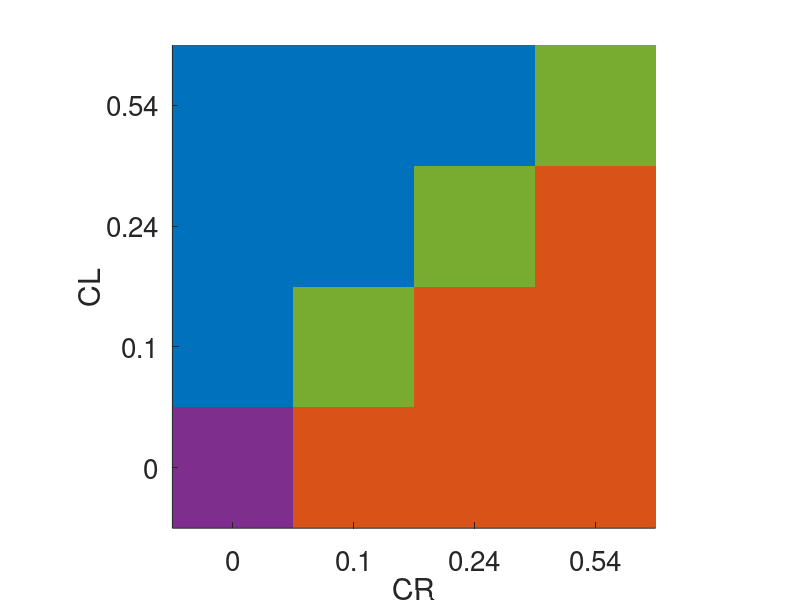
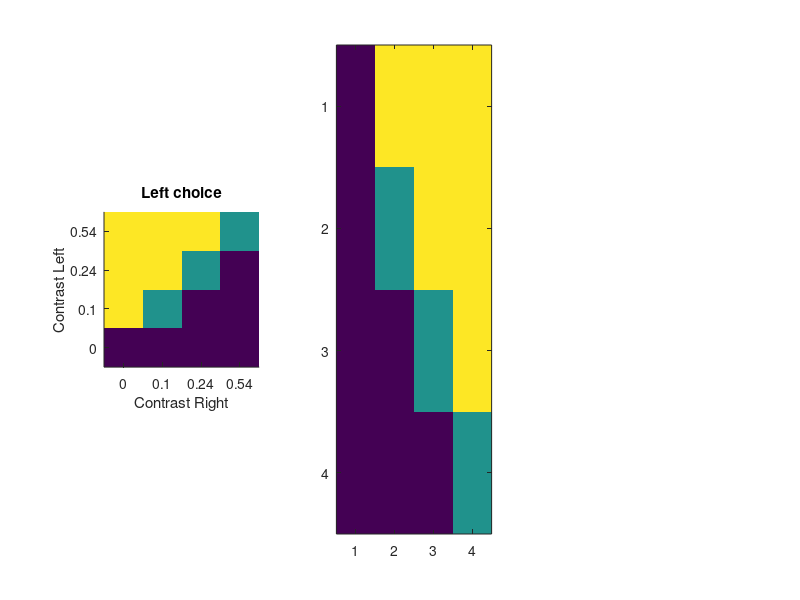

Reproduce these figures in MATLAB, in order. (Note: this script raises an error after producing the figures.)
%% Plot contingency table for 2D AUC task

 choice_cols = [0 0.4470 0.7410;
                0.8500 0.3250 0.0980;
                0.4940    0.1840    0.5560;
                0.4660    0.6740    0.1880];
     
cols = zeros(4,4,3);
for cl = 1:4
    for cr = 1:4
        
        if cl==1 && cr==1
            cols(cl,cr,:) = choice_cols(3,:);
        end
        
        if cl==cr && cl>1
            cols(cl,cr,:) = choice_cols(4,:);
        end
        
        if cl>cr
            cols(cl,cr,:) = choice_cols(1,:);
        end
        
        if cl<cr
            cols(cl,cr,:) = choice_cols(2,:);
        end
    end
end

figure;
image(cols);
set(gca,'ydir','normal','box','off');
set(gca,'XTickLabel',{'0','0.1','0.24','0.54'},'xtick',1:4,'yTickLabel',{'0','0.1','0.24','0.54'},'ytick',1:4)
xlabel('CR'); ylabel('CL'); axis square;
set(gcf,'color','w'); set(gca,'fontsize',20);

%%  black+white grid of rewarded choices
figure('color','w');
subplot(1,3,1);
Lcorr = (0.5*(triu(ones(4)) + triu(ones(4),1)))'; Lcorr(1)=0;
imagesc(Lcorr); caxis([0 1]);
set(gca,'XTickLabel',{'0','0.1','0.24','0.54'},'xtick',1:4,'yTickLabel',{'0','0.1','0.24','0.54'},'ytick',1:4)
set(gca,'ydir','normal','box','off');
xlabel('Contrast Right'); ylabel('Contrast Left'); axis square; title('Left choice')

subplot(1,3,2);
Rcorr = (0.5*(tril(ones(4)) + tril(ones(4),-1)))'; Rcorr(1)=0;
imagesc(Rcorr); caxis([0 1]);
set(gca,'xtick','','ytick','');
set(gca,'ydir','normal','box','off'); axis square; title('Right choice')

subplot(1,3,3);
imagesc([1 0 0 0;0 0 0 0;0 0 0 0;0 0 0 0]); caxis([0 1]);
set(gca,'xtick','','ytick',''); 
set(gca,'ydir','normal','box','off'); axis square; title('NoGo')
colormap(flipud(gray));
set(get(gcf,'children'),'fontsize',20);

%% simple RT histogram
figure('color','w');
hist(o.data{end}.RT(o.data{end}.laserIdx==0 & o.data{end}.response<3),100);
set(gca,'box','off','ytick','','ycolor','w','fontsize',20); xlabel('Reaction Time (sec)');
xlim([0 1.5]);
%% Plot grid of inactivation points

idx = 1:size(o.inactivationCoords,1);
coordNum = 42;
idx(coordNum) = [];

kimg=imread('D:\kirkcaldie_brain_BW.png');
figure('color','w');
subplot(1,2,1); %unilateral

idx = 1:size(o.inactivationCoords,1);
coordNum = 42;
imX=image(-5:1:5,4:-1:-6,kimg); axis square; set(gca,'ydir','normal'); hold on;
set(imX,'AlphaData',0.5);
s1=scatter(o.inactivationCoords(idx,2),o.inactivationCoords(idx,1),200);
s2=scatter(o.inactivationCoords(coordNum,2),o.inactivationCoords(coordNum,1),200,'filled');
set([s1, s2],'CData',[0 0 1]);
s1.LineWidth=1; s1.CData=[0.4 0.4 1];
title([num2str(length(o.names)-1) ' mice, ' num2str(length(o.data{end}.response)) ' trials']);
xlabel('Medial-Lateral axis'); ylabel('Anterior-Posterior axis');

coordNum = [42 45];
subplot(1,2,2);
imX=image(-5:1:5,4:-1:-6,kimg); axis square; set(gca,'ydir','normal'); hold on;
set(imX,'AlphaData',0.5);
s1=scatter(o.inactivationCoords(idx,2),o.inactivationCoords(idx,1),200);
s2=scatter(o.inactivationCoords(coordNum,2),o.inactivationCoords(coordNum,1),200,'filled');
set([s1, s2],'CData',[0 0 1]);
s1.LineWidth=1; s1.CData=[0.4 0.4 1];
title([num2str(length(o2.names)-1) ' mice, ' num2str(length(o2.data{end}.response)) ' trials']);
xlabel('Medial-Lateral axis'); ylabel('Anterior-Posterior axis');

%% Plot dots onto kirkcaldie brain to determine the right colours
img = imread('D:\kirkcaldie_brain.png');
figure; imagesc(linspace(-5,5,100),linspace(4,-6,100),img);
set(gca,'ydir','normal'); hold on;

O = o2;
numSites = size(O.inactivationCoords,1);
s=scatter(O.inactivationCoords(:,2),O.inactivationCoords(:,1),400,'filled');
text(O.inactivationCoords(:,2),O.inactivationCoords(:,1),cellfun(@(c)num2str(c),num2cell(1:numSites),'uni',0));


cols = [69, 198, 234;
        65, 140, 202;
        234, 155, 196;
        176, 115, 175;
        182, 216, 150;
        252, 200, 102;
        245, 242, 159;
        243, 237, 73;
        0.5 0.5 0.5]/255;
    
    %unilateral
areaID = [1 1 2 3 3 2 1 1,...
          1 1 2 3 3 2 1 1,...
          5 4 4 3 3 4 4 5,...
          5 5 5 3 3 5 5 5,...
          5 5 6 7 7 6 5 5,...
          6 6 7 7 6 6,...
          7 7 7 7,...
          8 8,...
          9];

%     %bilateral
areaID = [3 2 1 1,...
          3 2 1 1,...
          3 4 4 5,...
          3 5 5 5,...
          7 6 5 5,...
          7 6 6,...
          7 7,...
          8];
s=scatter(O.inactivationCoords(:,2),O.inactivationCoords(:,1),400,cols(areaID,:),'filled');
s.MarkerEdgeColor=[0 0 0];
text(O.inactivationCoords(:,2),O.inactivationCoords(:,1),cellfun(@(c)num2str(c),num2cell(1:numSites),'uni',0));

%% See if bilateral effects can be explained as a sum of unilateral effects

unilat_p=[];
for site = 1:size(o2.inactivationCoords,1)
    coord = o2.inactivationCoords(site,:);
    
    idx = (o.inactivationCoords(:,1) == coord(1) & o.inactivationCoords(:,2) == coord(2)) ...
        | (o.inactivationCoords(:,1) == coord(1) & o.inactivationCoords(:,2) == -coord(2));
    
%     bilat_p = o2.fitData.params{end}(site,:);
    unilat_p(site,:) = sum(o.fitData.params{end}(idx,:),1);
end

figure('color','w');
labels = {'bL','bR','sL','sR'};
for p=1:4
subplot(2,2,p);
plot(unilat_p(:,p),o2.fitData.params{end}(:,p),'o'); axis equal;
xl = xlim; yl = ylim;

hold on; ezplot('y=x');
xlim(xl); ylim(yl);
xlabel('Unilat L + Unilat R parameter');
ylabel('Bilateral parameter');
set(gca,'box','off');
title(labels{p});
end

%try comparing on the level of predicted probabilities

p_nL = mean(o2.fitData.nonLaserParams{end});
[ZL,ZR] = o2.getModel('bias+sub_sens','biasAsContrast',5);

c = [0.5 0.5];
figure('color','w');
a=subplot(1,2,1); hold(a,'on'); ezplot('y=x'); xlim([0 1]); ylim([0 1]); axis square; title('L'); xlabel('Unilat L+R'); ylabel('Bilat');
b=subplot(1,2,2); hold(b,'on'); ezplot('y=x'); xlim([0 1]); ylim([0 1]); axis square; title('R'); xlabel('Unilat L+R'); ylabel('Bilat');
for site = 1:size(o2.inactivationCoords,1)
    zl = ZL(p_nL,o2.fitData.params{end}(site,:),c);
    zr = ZR(p_nL,o2.fitData.params{end}(site,:),c);
    pLb = exp(zl)/(1+exp(zl)+exp(zr));
    pRb = exp(zr)/(1+exp(zl)+exp(zr));
    
    zl = ZL(p_nL,unilat_p(site,:),c);
    zr = ZR(p_nL,unilat_p(site,:),c);
    pLu = exp(zl)/(1+exp(zl)+exp(zr));
    pRu = exp(zr)/(1+exp(zl)+exp(zr));
    
    plot(a,pLu,pLb,'o');
    plot(b,pRu,pRb,'o');
end